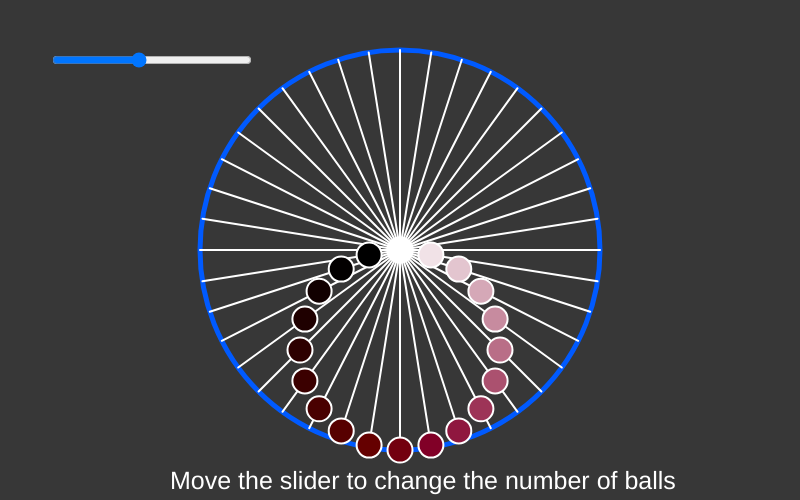
Frame 1 (no input)
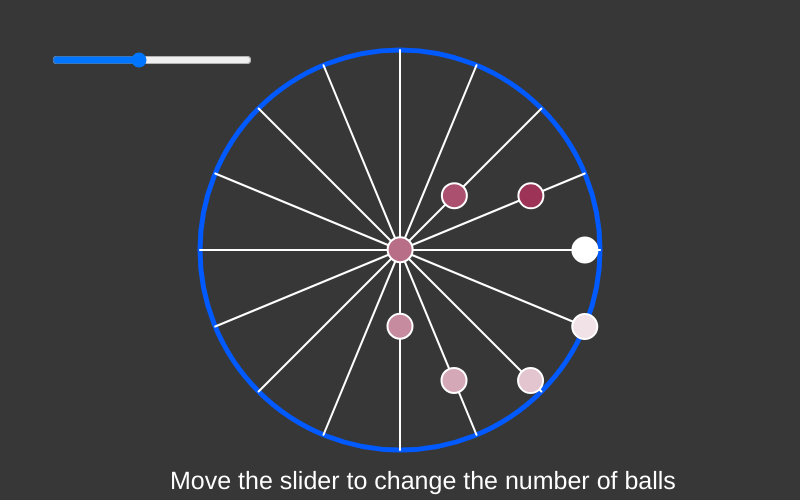
Frame 60 (no input)
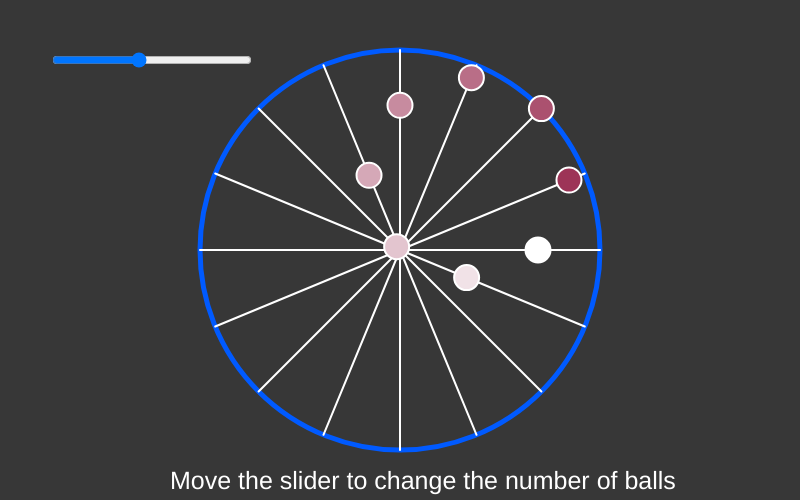
Frame 120 (the mouse pressed at the canvas centre since frame 60)

The p5.js sketch that drew these frames (run headless with seeded random() and noise() and a simulated clock; from frame 60 on, the mouse is pressed at the canvas centre):

// p5.js sketch
// ── sketch.js
let time;
let diameter;
let x;
let y;
let orb;

let num;
function setup() {
 canvas = createCanvas(800,500);
  time = 0;
  diameter = 400;
  x = 400;
  y = 250;

  orb = 25;
  num = 20;

  slider = createSlider(2, 16, 8, 1);
  slider.position(50,50);
  slider.style('width', '200px');
}

function draw() {
  background(55);
  drawCircles();
  num = slider.value();

  textSize(25);
  textFont('Helvetica');
   fill(255);
   noStroke()
   text("Move the slider to change the number of balls", 170, 470, 800, 500);

  time += 0.02;
}

function drawCircles() {
  let dotx = x;
  let doty = y;

  let radius = diameter / 2;
  dotx += radius * cos(time);
  doty += radius * sin(time);

  //Draw Circle
  stroke(0, 90, 255);
  strokeWeight(5);
  noFill();
  ellipse(x, y, diameter, diameter);



  let da = (PI * 2) / num;
  let a = 0;

  stroke(255);
  strokeWeight(2);

//Draw lines
  let b = 0;
  for (var i=0; i< num*2; i++){
       line(x,y,x+cos(b)*(x - radius), y+sin(b)*(x - radius));
       b+= da/2;
   }

//Draw orbs
  for (var i = 0; i < num; i++) {

    let r = 255 -(14 * i)
    let g = 255 -(29 * i)
    let b = 255 -(24 * i)
    fill(r,g,b);

    ellipse(
      x + cos(a) * sin(time + (i * PI) / num) * (x - radius),
      y + sin(a) * sin(time + (i * PI) / num) * (x - radius),
      orb,
      orb
    );

    a += da / 2;
  }




}
